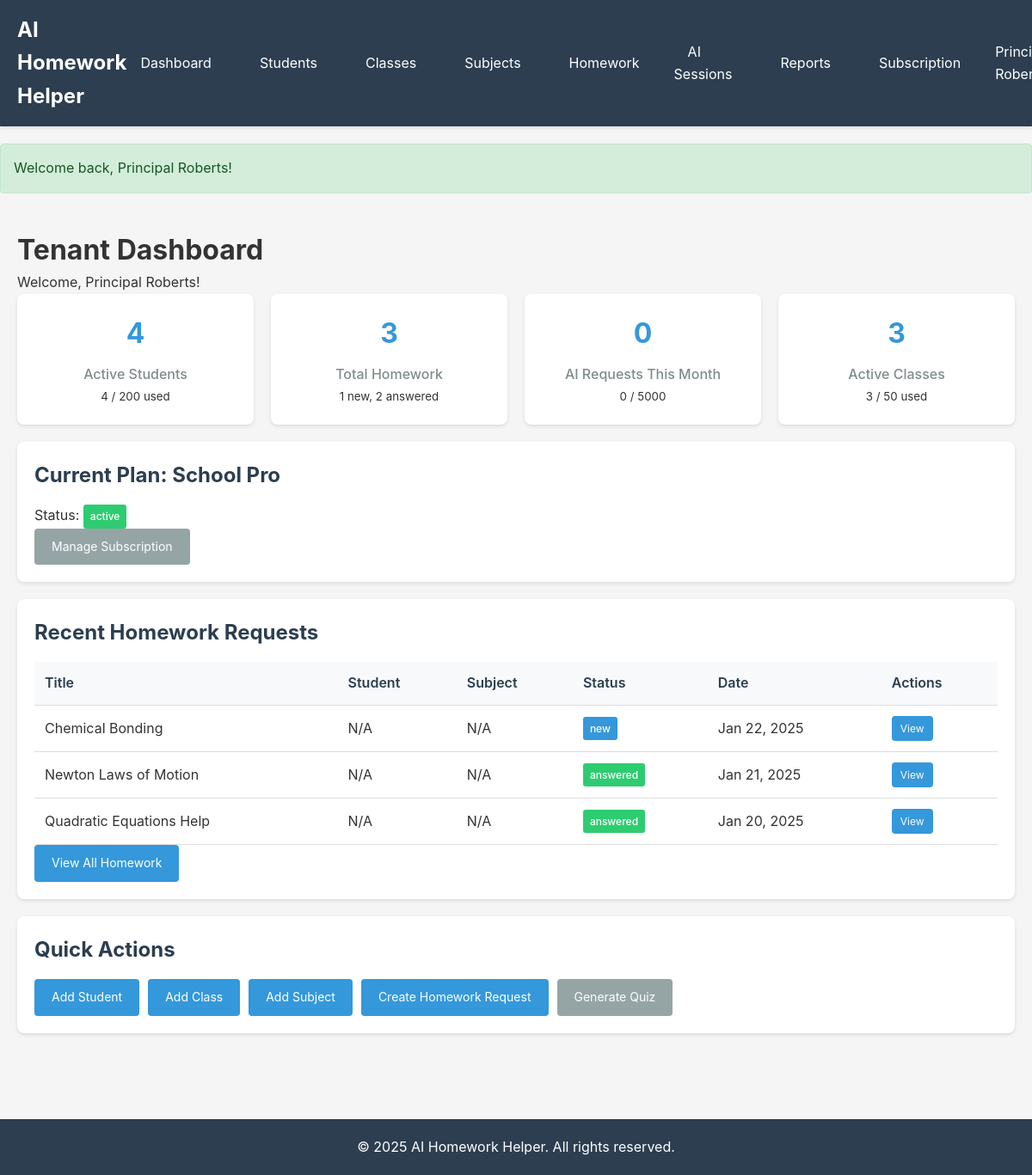
/dashboard (signed in), run on the app's committed database.
### tables this page shows
CREATE TABLE `tenant_subscriptions` (
  `id` INT(11) UNSIGNED NOT NULL AUTO_INCREMENT,
  `tenant_id` INT(11) UNSIGNED NOT NULL,
  `plan_id` INT(11) UNSIGNED NOT NULL,
  `status` ENUM('active', 'cancelled', 'expired') NOT NULL DEFAULT 'active',
  `started_at` DATETIME NOT NULL,
  `expires_at` DATETIME NULL,
  `created_at` DATETIME NOT NULL DEFAULT CURRENT_TIMESTAMP,
  `updated_at` DATETIME NULL ON UPDATE CURRENT_TIMESTAMP,
  PRIMARY KEY (`id`),
  KEY `tenant_id` (`tenant_id`),
  KEY `plan_id` (`plan_id`),
  KEY `status` (`status`),
  FOREIGN KEY (`tenant_id`) REFERENCES `tenants` (`id`) ON DELETE CASCADE,
  FOREIGN KEY (`plan_id`) REFERENCES `plans` (`id`)
);

CREATE TABLE `plans` (
  `id` INT(11) UNSIGNED NOT NULL AUTO_INCREMENT,
  `name` VARCHAR(100) NOT NULL,
  `description` TEXT NULL,
  `price_monthly` DECIMAL(10,2) NOT NULL,
  `max_students` INT(11) NOT NULL DEFAULT 0,
  `max_classes` INT(11) NOT NULL DEFAULT 0,
  `max_ai_requests_per_month` INT(11) NOT NULL DEFAULT 0,
  `max_storage_mb` INT(11) NOT NULL DEFAULT 0,
  `features` TEXT NULL,
  `is_active` TINYINT(1) NOT NULL DEFAULT 1,
  `created_at` DATETIME NOT NULL DEFAULT CURRENT_TIMESTAMP,
  `updated_at` DATETIME NULL ON UPDATE CURRENT_TIMESTAMP,
  PRIMARY KEY (`id`)
);

CREATE TABLE `homework` (
  `id` INT(11) UNSIGNED NOT NULL AUTO_INCREMENT,
  `tenant_id` INT(11) UNSIGNED NOT NULL,
  `student_id` INT(11) UNSIGNED NOT NULL,
  `subject_id` INT(11) UNSIGNED NOT NULL,
  `class_id` INT(11) UNSIGNED NULL,
  `title` VARCHAR(255) NOT NULL,
  `description` TEXT NOT NULL,
  `image` VARCHAR(255) NULL,
  `deadline` DATETIME NULL,
  `status` ENUM('new', 'in_progress', 'answered', 'reviewed', 'closed') NOT NULL DEFAULT 'new',
  `priority` ENUM('low', 'medium', 'high') NOT NULL DEFAULT 'medium',
  `created_by` INT(11) UNSIGNED NULL,
  `created_at` DATETIME NOT NULL DEFAULT CURRENT_TIMESTAMP,
  `updated_at` DATETIME NULL ON UPDATE CURRENT_TIMESTAMP,
  PRIMARY KEY (`id`),
  KEY `tenant_id` (`tenant_id`),
  KEY `student_id` (`student_id`),
  KEY `subject_id` (`subject_id`),
  KEY `class_id` (`class_id`),
  KEY `status` (`status`),
  KEY `created_at` (`created_at`),
  FOREIGN KEY (`tenant_id`) REFERENCES `tenants` (`id`) ON DELETE CASCADE,
  FOREIGN KEY (`student_id`) REFERENCES `students` (`id`) ON DELETE CASCADE,
  FOREIGN KEY (`subject_id`) REFERENCES `subjects` (`id`),
  FOREIGN KEY (`class_id`) REFERENCES `classes` (`id`) ON DELETE SET NULL,
  FOREIGN KEY (`created_by`) REFERENCES `users` (`id`) ON DELETE SET NULL
);

### app/views/dashboard/tenant_admin.php (the view)
<?php require __DIR__ . '/../layouts/header.php'; ?>
<div class="container">
    <h1>Tenant Dashboard</h1>
    <p>Welcome, <?php echo htmlspecialchars(Auth::user()['name']); ?>!</p>
    <div class="card-grid">
        <div class="stat-card">
            <h3><?php echo $students_count; ?></h3>
            <p>Active Students</p>
            <small><?php echo $usage['students_count']; ?> / <?php echo $tenant['max_students'] ?? 'Unlimited'; ?> used</small>
        </div>
        <div class="stat-card">
            <h3><?php echo $homework_stats['total']; ?></h3>
            <p>Total Homework</p>
            <small><?php echo $homework_stats['new']; ?> new, <?php echo $homework_stats['answered']; ?> answered</small>
        </div>
        <div class="stat-card">
            <h3><?php echo $usage['ai_requests_this_month']; ?></h3>
            <p>AI Requests This Month</p>
            <small><?php echo $usage['ai_requests_this_month']; ?> / <?php echo $tenant['max_ai_requests_per_month'] ?? 'Unlimited'; ?></small>
        </div>
        <div class="stat-card">
            <h3><?php echo $usage['classes_count']; ?></h3>
            <p>Active Classes</p>
            <small><?php echo $usage['classes_count']; ?> / <?php echo $tenant['max_classes'] ?? 'Unlimited'; ?> used</small>
        </div>
    </div>
    <div class="card">
        <h2>Current Plan: <?php echo htmlspecialchars($tenant['plan_name'] ?? 'No Plan'); ?></h2>
        <p>Status: <span class="badge badge-<?php echo $tenant['subscription_status'] === 'active' ? 'success' : 'warning'; ?>">
            <?php echo htmlspecialchars($tenant['subscription_status'] ?? 'N/A'); ?>
        </span></p>
        <a href="/admin/subscription" class="btn btn-secondary">Manage Subscription</a>
    </div>
    <div class="card">
        <h2>Recent Homework Requests</h2>
        <?php if (!empty($recent_homework)): ?>
            <table class="table">
                <thead>
                    <tr>
                        <th>Title</th>
                        <th>Student</th>
                        <th>Subject</th>
                        <th>Status</th>
                        <th>Date</th>
                        <th>Actions</th>
                    </tr>
                </thead>
                <tbody>
                    <?php foreach ($recent_homework as $hw): ?>
                        <tr>
                            <td><?php echo htmlspecialchars($hw['title']); ?></td>
                            <td><?php echo htmlspecialchars($hw['student_name'] ?? 'N/A'); ?></td>
                            <td><?php echo htmlspecialchars($hw['subject_name'] ?? 'N/A'); ?></td>
                            <td><span class="badge badge-<?php echo $hw['status']; ?>"><?php echo $hw['status']; ?></span></td>
                            <td><?php echo date('M d, Y', strtotime($hw['created_at'])); ?></td>
                            <td><a href="/homework/<?php echo $hw['id']; ?>" class="btn btn-sm">View</a></td>
                        </tr>
                    <?php endforeach; ?>
                </tbody>
            </table>
        <?php else: ?>
            <p>No homework requests yet.</p>
        <?php endif; ?>
        <a href="/homework" class="btn btn-primary">View All Homework</a>
    </div>
    <div class="card">
        <h2>Quick Actions</h2>
        <div class="button-group">
            <a href="/students/create" class="btn btn-primary">Add Student</a>
            <a href="/classes/create" class="btn btn-primary">Add Class</a>
            <a href="/subjects/create" class="btn btn-primary">Add Subject</a>
            <a href="/homework/create" class="btn btn-primary">Create Homework Request</a>
            <a href="/ai/quiz/generate" class="btn btn-secondary">Generate Quiz</a>
        </div>
    </div>
</div>
<?php require __DIR__ . '/../layouts/footer.php'; ?>

### data on the page
tenant_subscriptions: plan.max_students "200", plan.max_ai_requests_per_month "5000", plan.max_classes "50", plan.name "School Pro", status "active"
homework: title "Chemical Bonding", student_name "N/A", subject_name "N/A", status "new", created_at "Jan 22, 2025"
homework: title "Newton Laws of Motion", student_name "N/A", subject_name "N/A", status "answered", created_at "Jan 21, 2025"
homework: title "Quadratic Equations Help", student_name "N/A", subject_name "N/A", status "answered", created_at "Jan 20, 2025"

### other printed values
$message "Welcome back, Principal Roberts!"
Auth::user()['name'] "Principal Roberts"
$students_count "4"
$usage['students_count'] "4"
$homework_stats['total'] "3"
$homework_stats['new'] "1"
$homework_stats['answered'] "2"
$usage['ai_requests_this_month'] "0"
$usage['classes_count'] "3"
